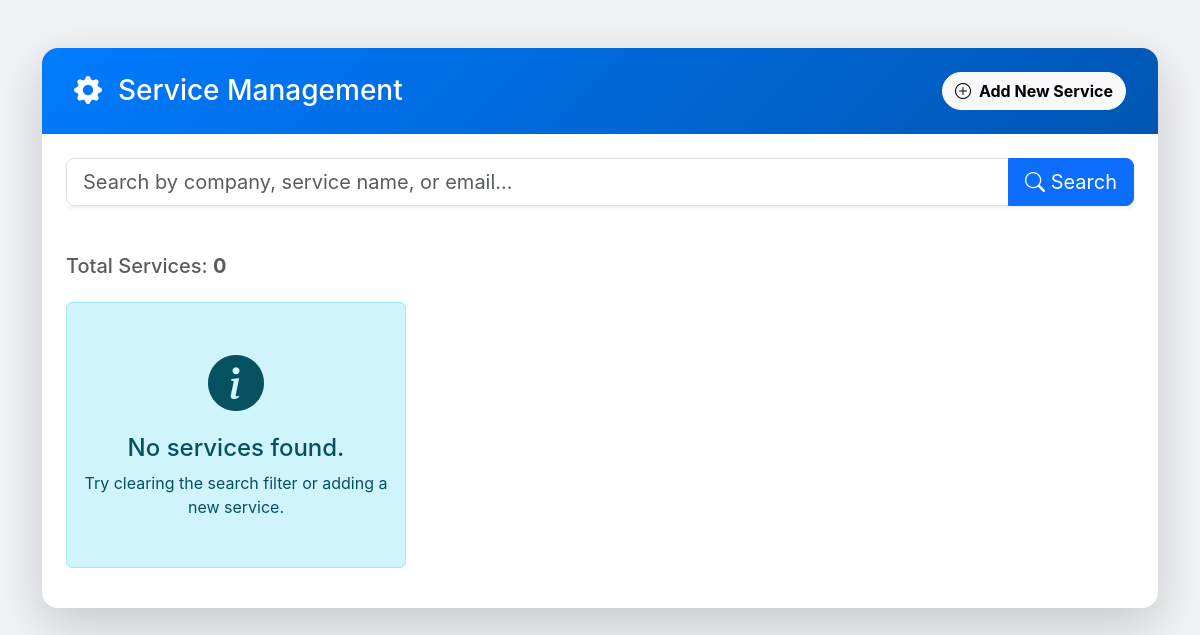
The page /content/service_management.php on the database as committed earlier.
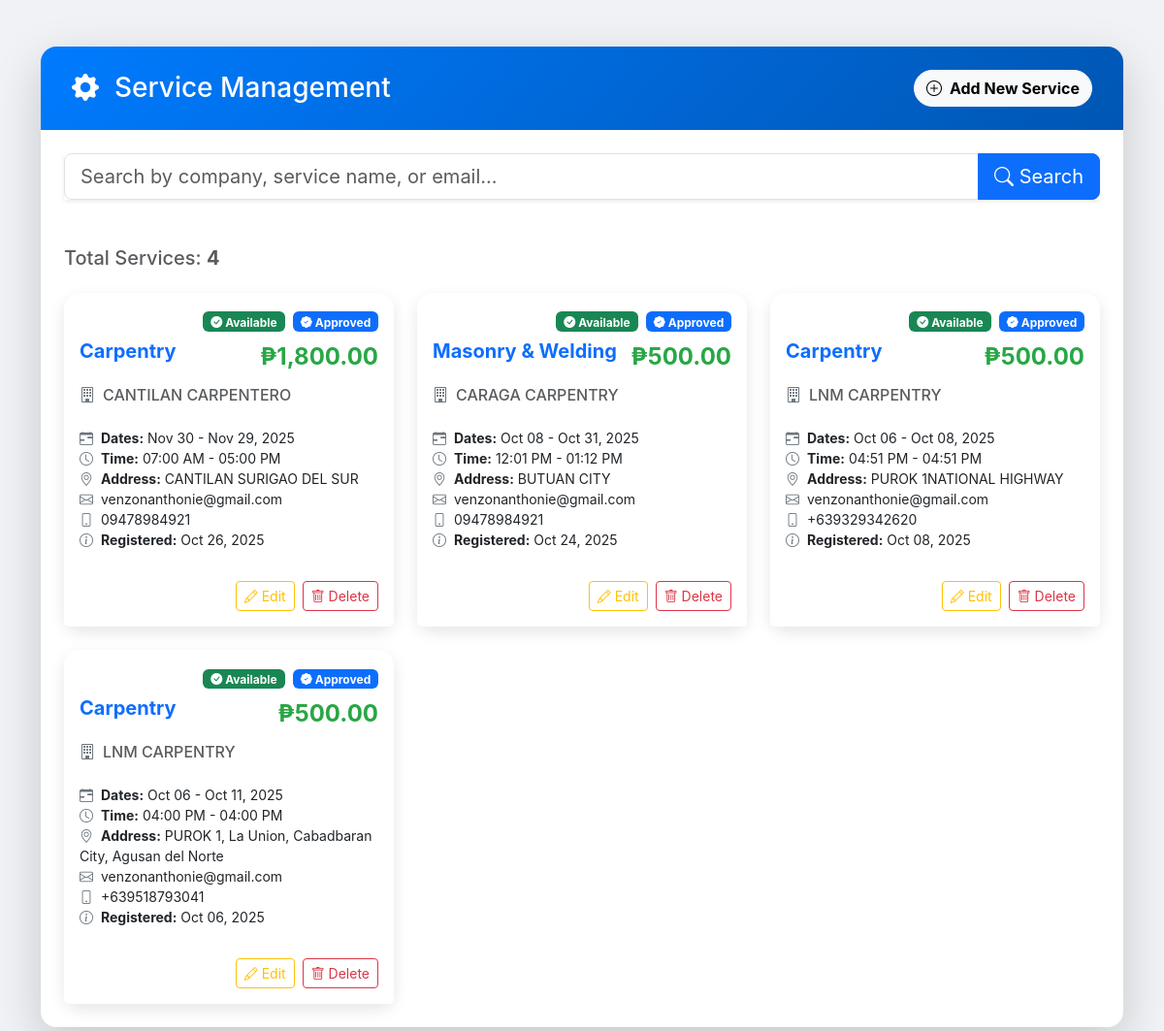
The same page on the database as committed later.
### tables this page shows
CREATE TABLE `service_providers` (
  `id` int(11) NOT NULL,
  `user_id` int(11) NOT NULL,
  `company_name` varchar(255) NOT NULL,
  `company_address` text NOT NULL,
  `company_email` varchar(255) NOT NULL,
  `contact_number` varchar(50) NOT NULL,
  `service_name` varchar(255) NOT NULL,
  `description` text DEFAULT NULL,
  `registration_date` timestamp NOT NULL DEFAULT current_timestamp(),
  `service_id` int(11) DEFAULT NULL,
  `service_description` text DEFAULT NULL,
  `price` decimal(10,2) NOT NULL,
  `available_date` date NOT NULL DEFAULT '2025-01-01',
  `available_time` time NOT NULL DEFAULT '00:00:00',
  `is_approved` int(11) NOT NULL,
  `available_date_from` date DEFAULT NULL,
  `available_date_to` date DEFAULT NULL,
  `available_time_from` time DEFAULT NULL,
  `available_time_to` time DEFAULT NULL,
  `is_available` tinyint(1) NOT NULL DEFAULT 1
);

### content/service_management.php (the view, shortened to what the changed rows need)
<?php
require '../db.php';
$search = $_GET['search'] ?? '';
$query = "SELECT * FROM service_providers
          WHERE CONCAT(company_name, ' ', service_name, ' ', company_email) LIKE ?
          ORDER BY registration_date DESC";
$stmt = $conn->prepare($query);
$like = "%$search%";
$stmt->bind_param("s", $like);
$stmt->execute();
$result = $stmt->get_result();
$services = $result->fetch_all(MYSQLI_ASSOC);
?>
<!DOCTYPE html>
<html lang="en">
<head>
<link href="https://cdn.jsdelivr.net/npm/bootstrap@5.3.3/dist/css/bootstrap.min.css" rel="stylesheet">
<link href="https://cdn.jsdelivr.net/npm/bootstrap-icons@1.11.3/font/bootstrap-icons.css" rel="stylesheet">
</head>
<body>
<div class="container py-5">
    <div class="card shadow-lg">
        <div class="card-body p-4">
            <h5 class="mb-4 text-muted">Total Services: <strong><?= count($services); ?></strong></h5>
            <div class="row row-cols-1 row-cols-md-2 row-cols-lg-3 g-4">
            <?php if (count($services) > 0): ?>
                <?php foreach ($services as $row): ?>
                <div class="col">
                    <div class="card h-100 position-relative">
                        <div class="status-badge-container">
                            <?php if ($row['is_available']): ?>
                                <span class="badge bg-success me-1"><i class="bi bi-check-circle-fill"></i> Available</span>
                            <?php else: ?>
                                <span class="badge bg-secondary me-1"><i class="bi bi-clock-fill"></i> Not Available</span>
                            <?php endif; ?>
                            <?php if ($row['is_approved']): ?>
                                <span class="badge bg-primary"><i class="bi bi-patch-check-fill"></i> Approved</span>
                            <?php else: ?>
                                <span class="badge bg-warning text-dark"><i class="bi bi-hourglass-split"></i> Pending</span>
                            <?php endif; ?>
                        </div>
                        <div class="card-body pt-5">
                            <div class="d-flex justify-content-between align-items-start mb-3">
                                <h5 class="card-title fw-bold text-primary"><?= htmlspecialchars($row['service_name']); ?></h5>
                                <span class="price-tag">₱<?= number_format($row['price'], 2); ?></span>
                            </div>
                            <h6 class="card-subtitle mb-2 text-muted"><i class="icon-detail bi bi-building"></i><?= htmlspecialchars($row['company_name']); ?></h6>
                            <ul class="list-unstyled small mt-3">
                                <li><i class="icon-detail bi bi-calendar-range"></i><strong>Dates:</strong> <?= date('M d', strtotime($row['available_date_from'])) ?> - <?= date('M d, Y', strtotime($row['available_date_to'])) ?></li>
                                <li><i class="icon-detail bi bi-clock"></i><strong>Time:</strong> <?= date('h:i A', strtotime($row['available_time_from'])) ?> - <?= date('h:i A', strtotime($row['available_time_to'])) ?></li>
                                <li><i class="icon-detail bi bi-geo-alt"></i><strong>Address:</strong> <?= htmlspecialchars($row['company_address']); ?></li>
                                <li><i class="icon-detail bi bi-envelope"></i><?= htmlspecialchars($row['company_email']); ?></li>
                                <li><i class="icon-detail bi bi-phone"></i><?= htmlspecialchars($row['contact_number']); ?></li>
                                <li><i class="icon-detail bi bi-info-circle"></i><strong>Registered:</strong> <?= date("M d, Y", strtotime($row['registration_date'])); ?></li>
                            </ul>
                        </div>
                        <div class="card-footer bg-white border-0 pt-0 pb-3 d-flex justify-content-end">
                            <button class="btn btn-sm btn-outline-warning me-2" data-bs-toggle="modal" data-bs-target="#editServiceModal<?= $row['id']; ?>"><i class="bi bi-pencil"></i> Edit</button>
                            <button class="btn btn-sm btn-outline-danger" data-bs-toggle="modal" data-bs-target="#deleteServiceModal<?= $row['id']; ?>"><i class="bi bi-trash"></i> Delete</button>
                        </div>
                    </div>
                </div>
                <?php endforeach; ?>
            <?php else: ?>
                <div class="col-12">
                    <div class="alert alert-info text-center py-5">
                        <i class="bi bi-info-circle-fill display-4 d-block mb-3"></i>
                        <h4>No services found.</h4>
                        <p class="mb-0">Try clearing the search filter or adding a new service.</p>
                    </div>
                </div>
            <?php endif; ?>
            </div>
        </div>
    </div>
</div>
</body>
</html>

Rows that differ between the two databases and show on the page:
added service_providers: is_available 1 (drawn), is_approved 1 (drawn), service_name "Carpentry", price "1,800.00", company_name "CANTILAN CARPENTERO", available_date_from "Nov 30", available_date_to "Nov 29, 2025", available_time_from "07:00 AM", available_time_to "05:00 PM", company_address "CANTILAN SURIGAO DEL SUR", company_email "venzonanthonie@gmail.com", contact_number "09478984921", registration_date "Oct 26, 2025"
added service_providers: is_available 1 (drawn), is_approved 1 (drawn), service_name "Masonry & Welding", price "500.00", company_name "CARAGA CARPENTRY", available_date_from "Oct 08", available_date_to "Oct 31, 2025", available_time_from "12:01 PM", available_time_to "01:12 PM", company_address "BUTUAN CITY", company_email "venzonanthonie@gmail.com", contact_number "09478984921", registration_date "Oct 24, 2025"
added service_providers: is_available 1 (drawn), is_approved 1 (drawn), service_name "Carpentry", price "500.00", company_name "LNM CARPENTRY", available_date_from "Oct 06", available_date_to "Oct 08, 2025", available_time_from "04:51 PM", available_time_to "04:51 PM", company_address "PUROK 1NATIONAL HIGHWAY", company_email "venzonanthonie@gmail.com", contact_number "+639329342620", registration_date "Oct 08, 2025"
added service_providers: is_available 1 (drawn), is_approved 1 (drawn), service_name "Carpentry", price "500.00", company_name "LNM CARPENTRY", available_date_from "Oct 06", available_date_to "Oct 11, 2025", available_time_from "04:00 PM", available_time_to "04:00 PM", company_address "PUROK 1, La Union, Cabadbaran City, Agusan del Norte", company_email "venzonanthonie@gmail.com", contact_number "+639518793041", registration_date "Oct 06, 2025"
Other text that changed with them:
count($services): "0" → "4"
text no longer shown: "No services found. Try clearing the search filter or adding a new service."
